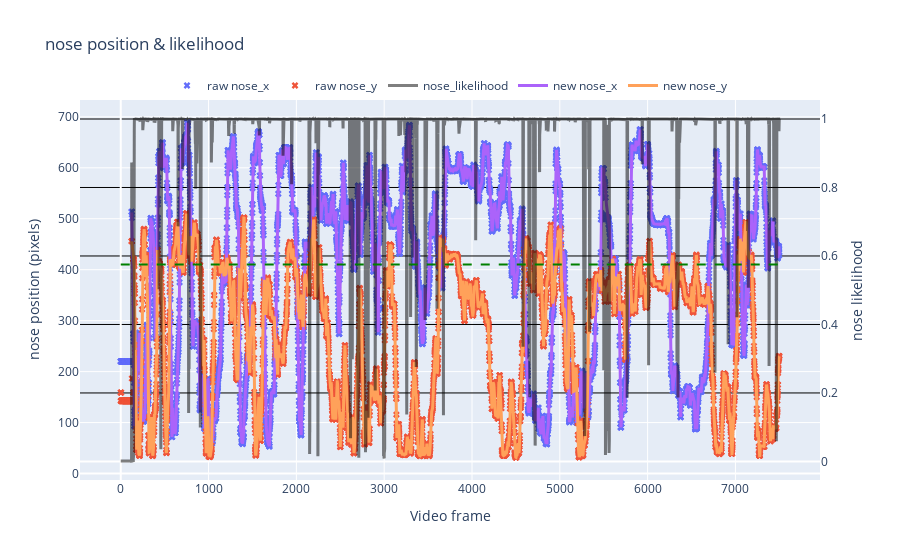

Source (notebook cell):
### Code cell
storm.plot_raw_vs_smoothed(df_raw, df_smooth, bodypart = example_bodypart, num_sd = confidence)

### Figure 1 — Plotly figure (JSON) as saved in the notebook; plotly's stock layout.template omitted (floating-point values rounded to 4 significant figures; data arrays with more than 128 entries replaced by an {"elided": "..."} marker saying what was removed)
{"data": [{"marker": {"size": 6, "symbol": "x"}, "mode": "markers", "name": "raw nose_x", "type": "scatter", "x": {"elided": "7500 int values"}, "y": {"elided": "7500 float values"}}, {"marker": {"size": 6, "symbol": "x"}, "mode": "markers", "name": "raw nose_y", "type": "scatter", "x": {"elided": "7500 int values"}, "y": {"elided": "7500 float values"}}, {"line": {"color": "black", "width": 3}, "name": "nose_likelihood", "opacity": 0.5, "type": "scatter", "x": {"elided": "7500 int values"}, "y": {"elided": "7500 float values"}, "yaxis": "y2"}, {"line": {"width": 3}, "name": "new nose_x", "type": "scatter", "x": {"elided": "7500 int values"}, "y": {"elided": "7500 float values"}}, {"line": {"width": 3}, "name": "new nose_y", "type": "scatter", "x": {"elided": "7500 int values"}, "y": {"elided": "7500 float values"}}], "layout": {"legend": {"orientation": "h", "x": 0.5, "xanchor": "center", "y": 1, "yanchor": "bottom"}, "shapes": [{"line": {"color": "green", "dash": "dash"}, "type": "line", "x0": 0, "x1": 7499, "y0": 0.5752, "y1": 0.5752, "yref": "y2"}], "title": {"text": "nose position & likelihood"}, "xaxis": {"title": {"text": "Video frame"}}, "yaxis": {"title": {"text": "nose position (pixels)"}}, "yaxis2": {"gridcolor": "black", "overlaying": "y", "side": "right", "title": {"text": "nose likelihood"}}}}
